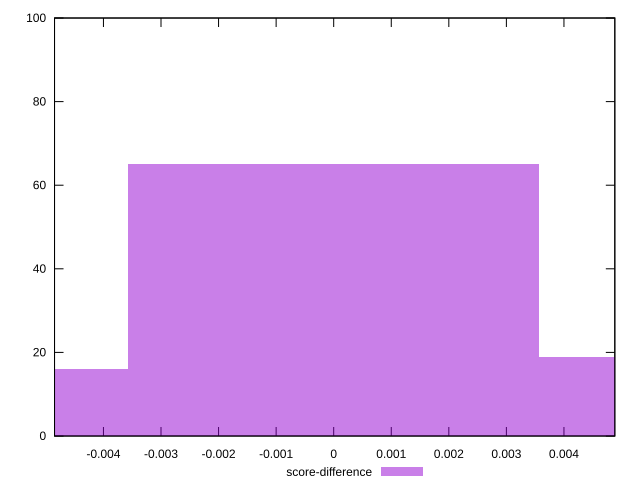

This figure's gnuplot source:
reset

$scoreDifference <<EOF
0.007145053314103642 19
-0.007145053314103642 16
0 65
EOF

set key outside below
set boxwidth 0.007145053314103642
set xrange [-0.004849595691950037:0.0048837521166754105]
set yrange [0:100]
set trange [0:100]
set style fill transparent solid 0.5 noborder
set terminal svg size 640, 490 enhanced background rgb 'white'
set output "reprap/max-potential-fid/samples/pages+cached/score-difference/histogram.svg"

plot $scoreDifference title "score-difference" with boxes

reset
